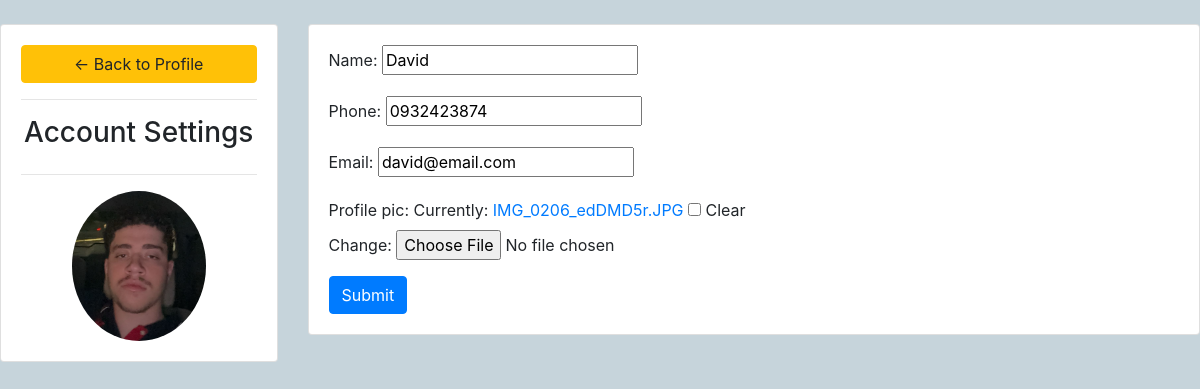
Screenshot of /account_settings/ (signed in) with the database file from the repository.
### accounts/models.py (models this page shows, shortened)
class Customer(models.Model):
    user = models.OneToOneField(User, null=True, on_delete=models.CASCADE)
    name = models.CharField(max_length=200, null=True)
    phone = models.CharField(max_length=200, null=True)
    email = models.CharField(max_length=200, null=True)
    profile_pic = models.ImageField(default='defaultProfile.png',null=True, blank=True)
    data_created = models.DateTimeField(auto_now_add=True, null=True) # Allows us to create the date and time when an instance of this class is created in the database.

### accounts/decorators.py (the view)
        def wrapper_func(request, *args, **kwargs):
            group = None
            if request.user.groups.exists():
                group = request.user.groups.all()[0].name
            if group in allowed_roles:
                return view_func(request, *args, **kwargs)
            else:
                return HttpResponse('You are not authorized to view this page')

### accounts/forms.py
class CustomerForm(ModelForm):
    class Meta:
        model = Customer
        fields = "__all__"
        exclude = ['user']

### accounts/views.py (called while the page is built)
@login_required(login_url='login')
@allowed_users(allowed_roles=['customer'])
def accountSettings(request):
    customer = request.user.customer
    form = CustomerForm(instance=customer)
    context= {'form':form}
    if request.method == 'POST':
        form = CustomerForm(request.POST, request.FILES,instance=customer)
        if form.is_valid():
            form.save()
    return render(request, 'account_settings.html', context)

### accounts/templates/account_settings.html (shortened to what this page needs)
{%  extends 'main.html' %}
{% load static %}
{% block content %}
<br>
<div class="row">
	<div class="col-md-3">
		<div class="card card-body">
			<a class="btn btn-warning" href="{% url 'home' %}"> &#8592; Back to Profile</a>
			<hr>
			<h3 style="text-align: center">Account Settings</h3>
			<hr>
			<img class="profile-pic" src="{{request.user.customer.profile_pic.url}}" >
		</div>
	</div>
	<div class="col-md-9">
		<div class="card card-body">
			<form method="POST" action="" enctype="multipart/form-data">
				{{form.as_p}}
			<input class="btn btn-primary" type="submit" name="Update Information">
			</form>
		</div>
	</div>
</div>
{% endblock %}

### static/css/main.css (style rules this page uses)
body { background-color:rgb(198, 212, 219) ; }
img { height: 40px; width: auto; }

### accounts/templates/account_settings.html (style rules this page uses)
.profile-pic { max-width: 200px; height:150px; margin: 0 auto; border-radius: 50%; }

### rows the page displays
Customer: name "David", phone "0932423874", email "david@email.com"
